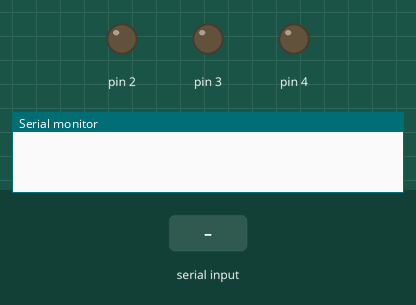
This sketch was run on a simulated Arduino Uno, built with avr-gcc and run on an emulated ATmega328P. Parts: output pins drawn as LEDs (lit = HIGH), the last lines printed to the serial monitor. The test bench sets the inputs (shaded band).

Above: at 1.2 s.
1.3 s: "r\n" received over Serial
At 2.3 s:
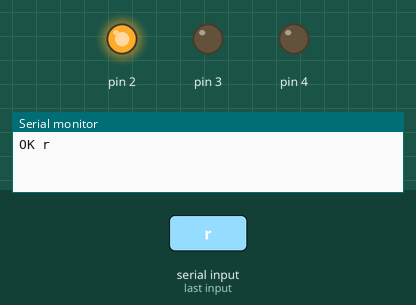
2.8 s: "g\n" received over Serial
At 3.4 s:
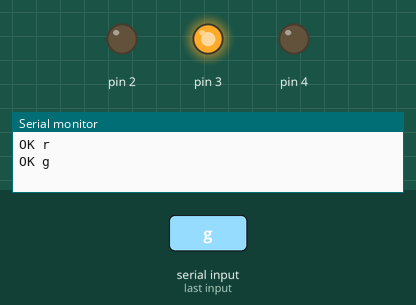
4.3 s: "b\n" received over Serial
At 5.7 s:
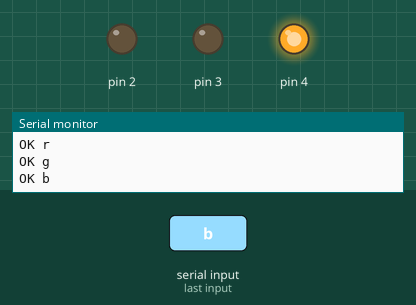
Timing chart, 0 to 7.3 s (numbered marks = the images above; inputs shaded):
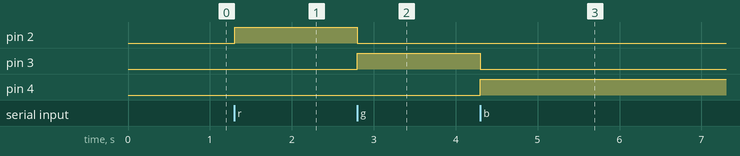

The sketch:

rgb_serial.ino
```cpp
// Обычный Raspberry Pi Pico: три отдельных LED через резисторы.
// 2, 3, 4 — номера GPIO, а не физических контактов.
void setup() {
  pinMode(2, OUTPUT);
  pinMode(3, OUTPUT);
  pinMode(4, OUTPUT);
  digitalWrite(2, LOW);
  digitalWrite(3, LOW);
  digitalWrite(4, LOW);
  Serial.begin(115200);
  Serial.setTimeout(100);
}

void loop() {
  if (Serial.available() > 0) {
    String command = Serial.readStringUntil('\n');
    command.trim();

    if (command == "r") {
      digitalWrite(2, HIGH);
      digitalWrite(3, LOW);
      digitalWrite(4, LOW);
      Serial.println("OK r");
    } else if (command == "g") {
      digitalWrite(2, LOW);
      digitalWrite(3, HIGH);
      digitalWrite(4, LOW);
      Serial.println("OK g");
    } else if (command == "b") {
      digitalWrite(2, LOW);
      digitalWrite(3, LOW);
      digitalWrite(4, HIGH);
      Serial.println("OK b");
    } else if (command == "off") {
      digitalWrite(2, LOW);
      digitalWrite(3, LOW);
      digitalWrite(4, LOW);
      Serial.println("OK off");
    } else {
      Serial.println("ERR command");
    }
  }
}
```

Measured:
- after the input at 1.3 s, pin 2: LOW → HIGH at once
- after the input at 2.8 s, pin 2: HIGH → LOW at once; pin 3: LOW → HIGH at once
- after the input at 4.3 s, pin 3: HIGH → LOW at once; pin 4: LOW → HIGH at once
